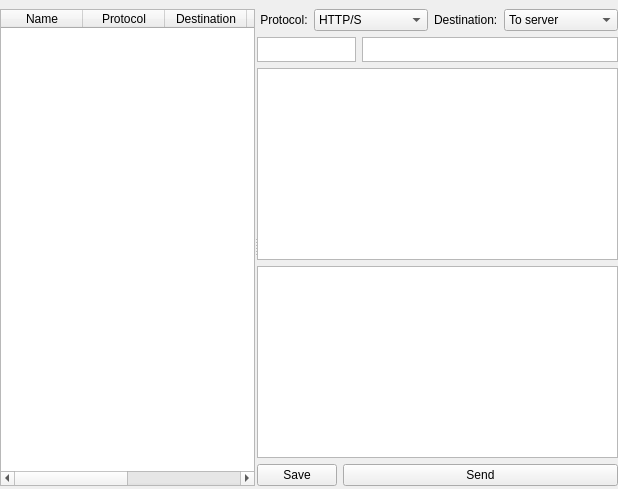
      <widget class="QWidget" name="tab_custom">
       <attribute name="title">
        <string>Custom</string>
       </attribute>
       <layout class="QHBoxLayout" name="horizontalLayout_2">
        <property name="leftMargin">
         <number>0</number>
        </property>
        <property name="topMargin">
         <number>3</number>
        </property>
        <property name="rightMargin">
         <number>0</number>
        </property>
        <property name="bottomMargin">
         <number>0</number>
        </property>
        <item>
         <widget class="QSplitter" name="customSplitter">
          <property name="orientation">
           <enum>Qt::Horizontal</enum>
          </property>
          <property name="handleWidth">
           <number>2</number>
          </property>
          <property name="childrenCollapsible">
           <bool>false</bool>
          </property>
          <widget class="QWidget" name="verticalLayoutWidget_7">
           <layout class="QVBoxLayout" name="verticalLayout_12">
            <property name="sizeConstraint">
             <enum>QLayout::SetDefaultConstraint</enum>
            </property>
            <property name="leftMargin">
             <number>0</number>
            </property>
            <property name="topMargin">
             <number>6</number>
            </property>
            <property name="rightMargin">
             <number>0</number>
            </property>
            <property name="bottomMargin">
             <number>3</number>
            </property>
            <item>
             <widget class="QTableWidget" name="customTable">
              <attribute name="horizontalHeaderDefaultSectionSize">
               <number>82</number>
              </attribute>
              <attribute name="verticalHeaderDefaultSectionSize">
               <number>20</number>
              </attribute>
              <column>
               <property name="text">
                <string>Name</string>
               </property>
              </column>
              <column>
               <property name="text">
                <string>Protocol</string>
               </property>
              </column>
              <column>
               <property name="text">
                <string>Destination</string>
               </property>
              </column>
              <column>
               <property name="text">
                <string>Text</string>
               </property>
              </column>
              <column>
               <property name="text">
                <string>Set</string>
               </property>
              </column>
              <column>
               <property name="text">
                <string>Remove</string>
               </property>
              </column>
             </widget>
            </item>
           </layout>
          </widget>
          <widget class="QWidget" name="verticalLayoutWidget_10">
           <layout class="QVBoxLayout" name="verticalLayout_16">
            <property name="leftMargin">
             <number>0</number>
            </property>
            <property name="topMargin">
             <number>6</number>
            </property>
            <property name="rightMargin">
             <number>0</number>
            </property>
            <property name="bottomMargin">
             <number>3</number>
            </property>
            <item>
             <layout class="QHBoxLayout" name="horizontalLayout">
              <item>
               <widget class="QLabel" name="label_4">
                <property name="sizePolicy">
                 <sizepolicy hsizetype="Maximum" vsizetype="Preferred">
                  <horstretch>0</horstretch>
                  <verstretch>0</verstretch>
                 </sizepolicy>
                </property>
                <property name="text">
                 <string> Protocol:</string>
                </property>
               </widget>
              </item>
              <item>
               <widget class="QComboBox" name="customComboProtocol">
                <item>
                 <property name="text">
                  <string>HTTP/S</string>
                 </property>
                </item>
                <item>
                 <property name="text">
                  <string>XMPP</string>
                 </property>
                </item>
                <item>
                 <property name="text">
                  <string>RTMP</string>
                 </property>
                </item>
                <item>
                 <property name="text">
                  <string>RMS</string>
                 </property>
                </item>
                <item>
                 <property name="text">
                  <string>LCU</string>
                 </property>
                </item>
               </widget>
              </item>
              <item>
               <widget class="QLabel" name="label_5">
                <property name="sizePolicy">
                 <sizepolicy hsizetype="Maximum" vsizetype="Preferred">
                  <horstretch>0</horstretch>
                  <verstretch>0</verstretch>
                 </sizepolicy>
                </property>
                <property name="text">
                 <string>Destination:</string>
                </property>
               </widget>
              </item>
              <item>
               <widget class="QComboBox" name="customComboDetination">
                <item>
                 <property name="text">
                  <string>To server</string>
                 </property>
                </item>
                <item>
                 <property name="text">
                  <string>To client</string>
                 </property>
                </item>
               </widget>
              </item>
             </layout>
            </item>
            <item>
             <layout class="QHBoxLayout" name="horizontalLayout_18">
              <item>
               <widget class="QTextEdit" name="customHttpMethod">
                <property name="sizePolicy">
                 <sizepolicy hsizetype="Maximum" vsizetype="Maximum">
                  <horstretch>0</horstretch>
                  <verstretch>0</verstretch>
                 </sizepolicy>
                </property>
                <property name="maximumSize">
                 <size>
                  <width>100</width>
                  <height>25</height>
                 </size>
                </property>
                <property name="inputMethodHints">
                 <set>Qt::ImhUppercaseOnly</set>
                </property>
                <property name="verticalScrollBarPolicy">
                 <enum>Qt::ScrollBarAlwaysOff</enum>
                </property>
                <property name="horizontalScrollBarPolicy">
                 <enum>Qt::ScrollBarAlwaysOff</enum>
                </property>
                <property name="lineWrapMode">
                 <enum>QTextEdit::NoWrap</enum>
                </property>
                <property name="acceptRichText">
                 <bool>false</bool>
                </property>
               </widget>
              </item>
              <item>
               <widget class="QTextEdit" name="customHttpUrl">
                <property name="sizePolicy">
                 <sizepolicy hsizetype="Expanding" vsizetype="Maximum">
                  <horstretch>0</horstretch>
                  <verstretch>0</verstretch>
                 </sizepolicy>
                </property>
                <property name="maximumSize">
                 <size>
                  <width>16777215</width>
                  <height>25</height>
                 </size>
                </property>
                <property name="inputMethodHints">
                 <set>Qt::ImhNone</set>
                </property>
                <property name="verticalScrollBarPolicy">
                 <enum>Qt::ScrollBarAlwaysOff</enum>
                </property>
                <property name="horizontalScrollBarPolicy">
                 <enum>Qt::ScrollBarAlwaysOff</enum>
                </property>
                <property name="lineWrapMode">
                 <enum>QTextEdit::NoWrap</enum>
                </property>
                <property name="acceptRichText">
                 <bool>false</bool>
                </property>
               </widget>
              </item>
             </layout>
            </item>
            <item>
             <widget class="QTextEdit" name="customHttpHeaders">
              <property name="enabled">
               <bool>true</bool>
              </property>
              <property name="lineWrapMode">
               <enum>QTextEdit::NoWrap</enum>
              </property>
              <property name="acceptRichText">
               <bool>false</bool>
              </property>
             </widget>
            </item>
            <item>
             <widget class="QTextEdit" name="customText">
              <property name="lineWrapMode">
               <enum>QTextEdit::NoWrap</enum>
              </property>
              <property name="acceptRichText">
               <bool>false</bool>
              </property>
             </widget>
            </item>
            <item>
             <layout class="QHBoxLayout" name="horizontalLayout_17">
              <item>
               <widget class="QPushButton" name="customButtonSave">
                <property name="sizePolicy">
                 <sizepolicy hsizetype="Maximum" vsizetype="Fixed">
                  <horstretch>0</horstretch>
                  <verstretch>0</verstretch>
                 </sizepolicy>
                </property>
                <property name="text">
                 <string>Save</string>
                </property>
               </widget>
              </item>
              <item>
               <widget class="QPushButton" name="customButtonSend">
                <property name="text">
                 <string>Send</string>
                </property>
               </widget>
              </item>
             </layout>
            </item>
           </layout>
          </widget>
         </widget>
        </item>
       </layout>
      </widget>
